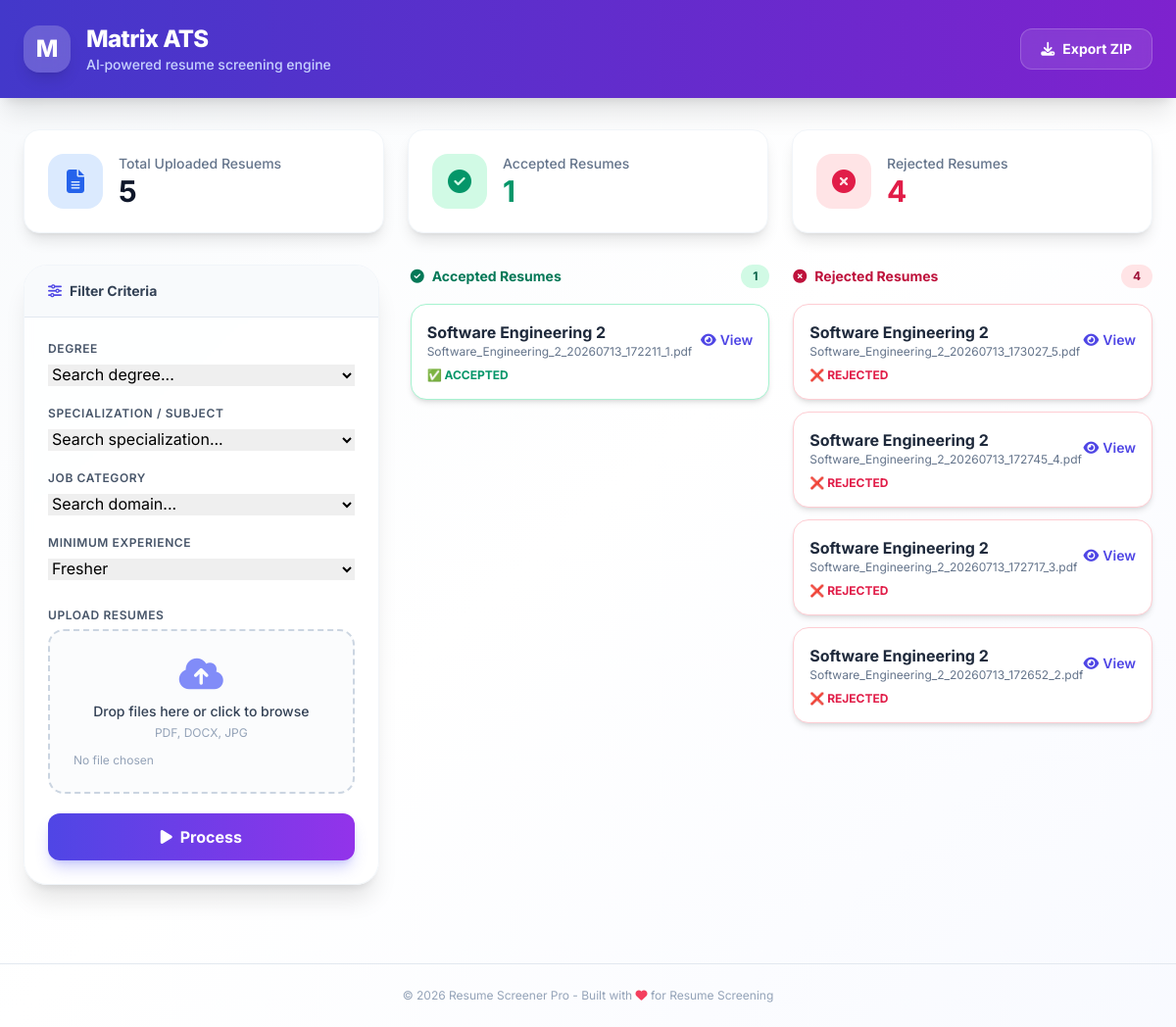
The page / on the database its author committed.
### tables this page shows
CREATE TABLE candidates (
            id INTEGER PRIMARY KEY AUTOINCREMENT,
            name TEXT NOT NULL,
            filename TEXT NOT NULL,
            filepath TEXT NOT NULL,
            status TEXT NOT NULL,
            degree TEXT,
            subject TEXT,
            job_category TEXT,
            experience TEXT,
            upload_date TIMESTAMP DEFAULT CURRENT_TIMESTAMP,
            extracted_text TEXT
        );

### app.py (the view, shortened to what this page needs)
@app.route("/", methods=["GET", "POST"])
def index():
    if 'filters' not in session:
        session['filters'] = {
            "degree": "",
            "subject": "",
            "job_category": "",
            "experience": "Fresher"
        }
    current_filters = session.get('filters', {})
    all_candidates = get_all_candidates()
    accepted_candidates = [c for c in all_candidates if c['status'] == 'Accepted']
    rejected_candidates = [c for c in all_candidates if c['status'] == 'Rejected']
    stats = get_filter_stats()
    filter_presets = get_filter_presets()
    return render_template(
        "index.html",
        total_count=stats['total'],
        accepted_candidates=accepted_candidates,
        rejected_candidates=rejected_candidates,
        degrees=sorted(GENERIC_DEGREES.keys()),
        subjects=sorted(SUBJECTS.keys()),
        categories=sorted(JOB_CATEGORIES.keys()),
        exp_options=EXPERIENCE_OPTIONS,
        filters=current_filters,
        filter_presets=filter_presets
    )

### app.py (called while the page is built, shortened)
def get_all_candidates():
    conn = sqlite3.connect(DB_PATH)
    c = conn.cursor()
    c.execute("SELECT id, name, filename, filepath, status, degree, subject, job_category, experience, upload_date FROM candidates ORDER BY upload_date DESC")
    rows = c.fetchall()
    conn.close()
    candidates = []
    for row in rows:
        candidates.append({
            'id': row[0],
            'name': row[1],
            'filename': row[2],
            'filepath': row[3],
            'status': row[4],
            'degree': row[5],
            'subject': row[6],
            'job_category': row[7],
            'experience': row[8],
            'upload_date': row[9]
        })
    return candidates

def get_filter_stats():
    conn = sqlite3.connect(DB_PATH)
    c = conn.cursor()
    c.execute("SELECT COUNT(*) FROM candidates")
    total = c.fetchone()[0]
    c.execute("SELECT COUNT(*) FROM candidates WHERE status = 'Accepted'")
    accepted = c.fetchone()[0]
    c.execute("SELECT COUNT(*) FROM candidates WHERE status = 'Rejected'")
    rejected = c.fetchone()[0]
    conn.close()
    return {
        'total': total,
        'accepted': accepted,
        'rejected': rejected
    }

def get_filter_presets():
    conn = sqlite3.connect(DB_PATH)
    c = conn.cursor()
    c.execute("SELECT id, filter_name, degree, subject, job_category, experience FROM saved_filters ORDER BY created_at DESC")
    rows = c.fetchall()
    conn.close()
    presets = []
    return presets

### templates/index.html (shortened to what this page needs)
<!DOCTYPE html>
<html lang="en">
<head>
  <link rel="stylesheet" href="https://cdn.jsdelivr.net/npm/choices.js/public/assets/styles/choices.min.css" />
  <script src="https://cdn.tailwindcss.com"></script>
  <link rel="stylesheet" href="https://cdnjs.cloudflare.com/ajax/libs/font-awesome/6.5.0/css/all.min.css" />
</head>
<body class="bg-gradient-to-br from-slate-50 via-white to-indigo-50/40 min-h-screen antialiased">
  <header class="bg-gradient-to-r from-indigo-700 to-purple-700 text-white shadow-xl">
    <div class="max-w-7xl mx-auto px-6 py-6 flex items-center justify-between flex-wrap gap-4">
      <div class="flex items-center gap-4">
        <div class="h-12 w-12 bg-white/20 backdrop-blur rounded-2xl flex items-center justify-center text-2xl font-extrabold shadow-lg">M</div>
        <div>
          <h1 class="text-2xl font-extrabold tracking-tight">Matrix ATS</h1>
          <p class="text-indigo-200 text-sm font-medium">AI‑powered resume screening engine</p>
        </div>
      </div>
      <div class="flex items-center gap-4">
        <a href="{{ url_for('export_all_zip') }}" class="inline-flex items-center gap-2 px-5 py-2.5 bg-white/10 hover:bg-white/20 backdrop-blur border border-white/20 rounded-xl text-sm font-bold transition">
          <i class="fas fa-download"></i> Export ZIP
        </a>
      </div>
    </div>
  </header>
  <main class="max-w-7xl mx-auto px-6 py-8 space-y-8">
    <div class="grid grid-cols-1 md:grid-cols-3 gap-6">
      <div class="bg-white rounded-2xl shadow-lg p-6 border border-slate-100 flex items-center gap-4 hover:shadow-xl transition">
        <div class="h-14 w-14 bg-blue-100 rounded-2xl flex items-center justify-center text-blue-600 text-2xl"><i class="fas fa-file-alt"></i></div>
        <div>
          <p class="text-sm font-medium text-slate-500">Total Uploaded Resuems</p>
          <p class="text-3xl font-bold text-slate-900">{{ total_count }}</p>
        </div>
      </div>
      <div class="bg-white rounded-2xl shadow-lg p-6 border border-slate-100 flex items-center gap-4 hover:shadow-xl transition">
        <div class="h-14 w-14 bg-emerald-100 rounded-2xl flex items-center justify-center text-emerald-600 text-2xl"><i class="fas fa-check-circle"></i></div>
        <div>
          <p class="text-sm font-medium text-slate-500">Accepted Resumes </p>
          <p class="text-3xl font-bold text-emerald-600">{{ accepted_candidates|length }}</p>
        </div>
      </div>
      <div class="bg-white rounded-2xl shadow-lg p-6 border border-slate-100 flex items-center gap-4 hover:shadow-xl transition">
        <div class="h-14 w-14 bg-rose-100 rounded-2xl flex items-center justify-center text-rose-600 text-2xl"><i class="fas fa-times-circle"></i></div>
        <div>
          <p class="text-sm font-medium text-slate-500">Rejected Resumes</p>
          <p class="text-3xl font-bold text-rose-600">{{ rejected_candidates|length }}</p>
        </div>
      </div>
    </div>
    <div class="grid grid-cols-1 lg:grid-cols-3 gap-8">
      <div class="lg:col-span-1">
        <div class="bg-white/80 backdrop-blur-sm rounded-3xl shadow-xl border border-slate-100 overflow-hidden">
          <div class="bg-slate-50 px-6 py-4 border-b border-slate-200">
            <h2 class="text-sm font-bold text-slate-700 flex items-center gap-2"><i class="fas fa-sliders-h text-indigo-600"></i> Filter Criteria</h2>
          </div>
          <form action="{{ url_for('index') }}" method="POST" enctype="multipart/form-data" class="p-6 space-y-5">
            <div>
              <label class="block text-xs font-semibold text-slate-600 uppercase tracking-wider mb-1.5">Degree</label>
              <select name="degree" id="degree_select" class="w-full">
                <option value="">Search degree...</option>
              </select>
            </div>
            <div>
              <label class="block text-xs font-semibold text-slate-600 uppercase tracking-wider mb-1.5">Specialization / Subject</label>
              <select name="subject" id="subject_select" class="w-full">
                <option value="">Search specialization...</option>
              </select>
            </div>
            <div>
              <label class="block text-xs font-semibold text-slate-600 uppercase tracking-wider mb-1.5">Job Category</label>
              <select name="job_category" id="category_select" class="w-full">
                <option value="">Search domain...</option>
              </select>
            </div>
            <div>
              <label class="block text-xs font-semibold text-slate-600 uppercase tracking-wider mb-1.5">Minimum Experience</label>
              <select name="experience" id="experience_select" class="w-full">
                {% for opt in exp_options %}
                  <option value="{{ opt }}" {% if filters.experience == opt %}selected{% endif %}>{{ opt }}</option>
                {% endfor %}
              </select>
            </div>
            <div class="pt-2">
              <label class="block text-xs font-semibold text-slate-600 uppercase tracking-wider mb-1.5">Upload Resumes</label>
              <div class="upload-zone relative border-2 border-dashed border-slate-300 rounded-2xl p-6 text-center cursor-pointer bg-slate-50/50 hover:bg-slate-100 transition" id="dropZone">
                <i class="fas fa-cloud-upload-alt text-4xl text-indigo-400 mb-2"></i>
                <p class="text-sm font-medium text-slate-700">Drop files here or click to browse</p>
                <p class="text-xs text-slate-400 mt-1">PDF, DOCX, JPG</p>
                <div id="file-list" class="mt-3 text-left text-xs text-slate-600 space-y-1 max-h-32 overflow-y-auto">
                  <span class="text-slate-400">No file chosen</span>
                </div>
              </div>
            </div>
            <button type="submit" class="w-full py-3 bg-gradient-to-r from-indigo-600 to-purple-600 hover:from-indigo-700 hover:to-purple-700 text-white font-bold rounded-xl transition shadow-lg shadow-indigo-500/30 flex items-center justify-center gap-2">
              <i class="fas fa-play"></i> Process
            </button>
          </form>
        </div>
      </div>
      <div class="lg:col-span-2 grid grid-cols-1 md:grid-cols-2 gap-6">
        <div class="space-y-4">
          <div class="flex items-center justify-between">
            <h2 class="text-sm font-bold text-emerald-700 flex items-center gap-2"><i class="fas fa-check-circle"></i> Accepted Resumes</h2>
            <span class="bg-emerald-100 text-emerald-800 text-xs font-bold px-3 py-1 rounded-full">{{ accepted_candidates|length }}</span>
          </div>
          <div class="space-y-3">
            {% if accepted_candidates %}
              {% for c in accepted_candidates %}
                <div class="bg-white rounded-2xl shadow-md border border-emerald-200 p-4 hover:shadow-lg transition fade-in">
                  <div class="flex items-center justify-between">
                    <div>
                      <h3 class="font-bold text-slate-800">{{ c.name }}</h3>
                      <p class="text-xs text-slate-500">{{ c.filename }}</p>
                    </div>
                    <a href="{{ url_for('view_cv', filename=c.filename) }}" class="text-indigo-600 hover:text-indigo-800 text-sm font-semibold flex items-center gap-1">
                      <i class="fas fa-eye"></i> View
                    </a>
                  </div>
                  <div class="mt-2 text-xs font-bold text-emerald-600">✅ ACCEPTED</div>
                </div>
              {% endfor %}
            {% else %}
              <div class="bg-slate-50 rounded-2xl p-6 text-center text-slate-400 text-sm border border-dashed border-slate-300">
                <i class="fas fa-inbox text-3xl mb-2 block"></i>
                No accepted resumes yet.
              </div>
            {% endif %}
          </div>
        </div>
        <div class="space-y-4">
          <div class="flex items-center justify-between">
            <h2 class="text-sm font-bold text-rose-700 flex items-center gap-2"><i class="fas fa-times-circle"></i> Rejected Resumes</h2>
            <span class="bg-rose-100 text-rose-800 text-xs font-bold px-3 py-1 rounded-full">{{ rejected_candidates|length }}</span>
          </div>
          <div class="space-y-3">
            {% if rejected_candidates %}
              {% for c in rejected_candidates %}
                <div class="bg-white rounded-2xl shadow-md border border-rose-200 p-4 hover:shadow-lg transition fade-in">
                  <div class="flex items-center justify-between">
                    <div>
                      <h3 class="font-bold text-slate-800">{{ c.name }}</h3>
                      <p class="text-xs text-slate-500">{{ c.filename }}</p>
                    </div>
                    <a href="{{ url_for('view_cv', filename=c.filename) }}" class="text-indigo-600 hover:text-indigo-800 text-sm font-semibold flex items-center gap-1">
                      <i class="fas fa-eye"></i> View
                    </a>
                  </div>
                  <div class="mt-2 text-xs font-bold text-rose-600">❌ REJECTED</div>
                </div>
              {% endfor %}
            {% else %}
              <div class="bg-slate-50 rounded-2xl p-6 text-center text-slate-400 text-sm border border-dashed border-slate-300">
                <i class="fas fa-inbox text-3xl mb-2 block"></i>
                No rejected resumes yet.
              </div>
            {% endif %}
          </div>
        </div>
      </div>
    </div>
  </main>
  <footer class="mt-12 border-t border-slate-200 py-6 text-center text-xs text-slate-400">
    <p>© 2026 Resume Screener Pro - Built with <i class="fas fa-heart text-rose-500"></i> for Resume Screening</p>
  </footer>
</body>
</html>

### templates/index.html (style rules this page uses)
* { font-family: 'Inter', sans-serif; }
.fade-in { animation: fadeIn 0.5s ease-out; }
.upload-zone { transition: all 0.3s; }

### rows shown on the page
candidates: name "Software Engineering 2", filename "Software_Engineering_2_20260713_172211_1.pdf"
candidates: name "Software Engineering 2", filename "Software_Engineering_2_20260713_173027_5.pdf"
candidates: name "Software Engineering 2", filename "Software_Engineering_2_20260713_172745_4.pdf"
candidates: name "Software Engineering 2", filename "Software_Engineering_2_20260713_172717_3.pdf"
candidates: name "Software Engineering 2", filename "Software_Engineering_2_20260713_172652_2.pdf"

### other values the page prints
{{ total_count }} "5"
{{ accepted_candidates|length }} "1"
{{ rejected_candidates|length }} "4"
form field experience "Fresher"
